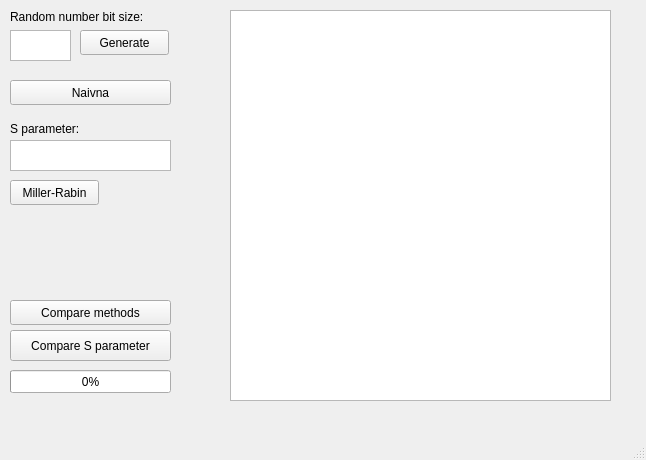
<?xml version="1.0" encoding="UTF-8"?>
<ui version="4.0">
 <class>MainWindow</class>
 <widget class="QMainWindow" name="MainWindow">
  <property name="geometry">
   <rect>
    <x>0</x>
    <y>0</y>
    <width>646</width>
    <height>460</height>
   </rect>
  </property>
  <property name="windowTitle">
   <string>Izbrani algoritmi - vaja 1</string>
  </property>
  <widget class="QWidget" name="centralwidget">
   <widget class="QPushButton" name="pushButton">
    <property name="geometry">
     <rect>
      <x>10</x>
      <y>80</y>
      <width>161</width>
      <height>25</height>
     </rect>
    </property>
    <property name="text">
     <string>Naivna</string>
    </property>
   </widget>
   <widget class="QPushButton" name="pushButton_2">
    <property name="geometry">
     <rect>
      <x>10</x>
      <y>180</y>
      <width>89</width>
      <height>25</height>
     </rect>
    </property>
    <property name="text">
     <string>Miller-Rabin</string>
    </property>
   </widget>
   <widget class="QTextEdit" name="textEdit">
    <property name="geometry">
     <rect>
      <x>10</x>
      <y>30</y>
      <width>61</width>
      <height>31</height>
     </rect>
    </property>
   </widget>
   <widget class="QLabel" name="label">
    <property name="geometry">
     <rect>
      <x>10</x>
      <y>6</y>
      <width>181</width>
      <height>21</height>
     </rect>
    </property>
    <property name="text">
     <string>Random number bit size:</string>
    </property>
   </widget>
   <widget class="QPushButton" name="pushButton_3">
    <property name="geometry">
     <rect>
      <x>80</x>
      <y>30</y>
      <width>89</width>
      <height>25</height>
     </rect>
    </property>
    <property name="text">
     <string>Generate</string>
    </property>
   </widget>
   <widget class="QTextEdit" name="textEdit_2">
    <property name="geometry">
     <rect>
      <x>10</x>
      <y>140</y>
      <width>161</width>
      <height>31</height>
     </rect>
    </property>
   </widget>
   <widget class="QLabel" name="label_2">
    <property name="geometry">
     <rect>
      <x>10</x>
      <y>120</y>
      <width>121</width>
      <height>17</height>
     </rect>
    </property>
    <property name="text">
     <string>S parameter:</string>
    </property>
   </widget>
   <widget class="QListWidget" name="listWidget">
    <property name="geometry">
     <rect>
      <x>230</x>
      <y>10</y>
      <width>381</width>
      <height>391</height>
     </rect>
    </property>
   </widget>
   <widget class="QPushButton" name="pushButton_4">
    <property name="geometry">
     <rect>
      <x>10</x>
      <y>300</y>
      <width>161</width>
      <height>25</height>
     </rect>
    </property>
    <property name="text">
     <string>Compare methods</string>
    </property>
   </widget>
   <widget class="QProgressBar" name="progressBar">
    <property name="geometry">
     <rect>
      <x>10</x>
      <y>370</y>
      <width>161</width>
      <height>23</height>
     </rect>
    </property>
    <property name="value">
     <number>0</number>
    </property>
   </widget>
   <widget class="QPushButton" name="pushButton_5">
    <property name="geometry">
     <rect>
      <x>10</x>
      <y>330</y>
      <width>161</width>
      <height>31</height>
     </rect>
    </property>
    <property name="text">
     <string>Compare S parameter</string>
    </property>
   </widget>
  </widget>
  <widget class="QMenuBar" name="menubar">
   <property name="geometry">
    <rect>
     <x>0</x>
     <y>0</y>
     <width>646</width>
     <height>28</height>
    </rect>
   </property>
  </widget>
  <widget class="QStatusBar" name="statusbar"/>
 </widget>
 <resources/>
 <connections/>
</ui>
